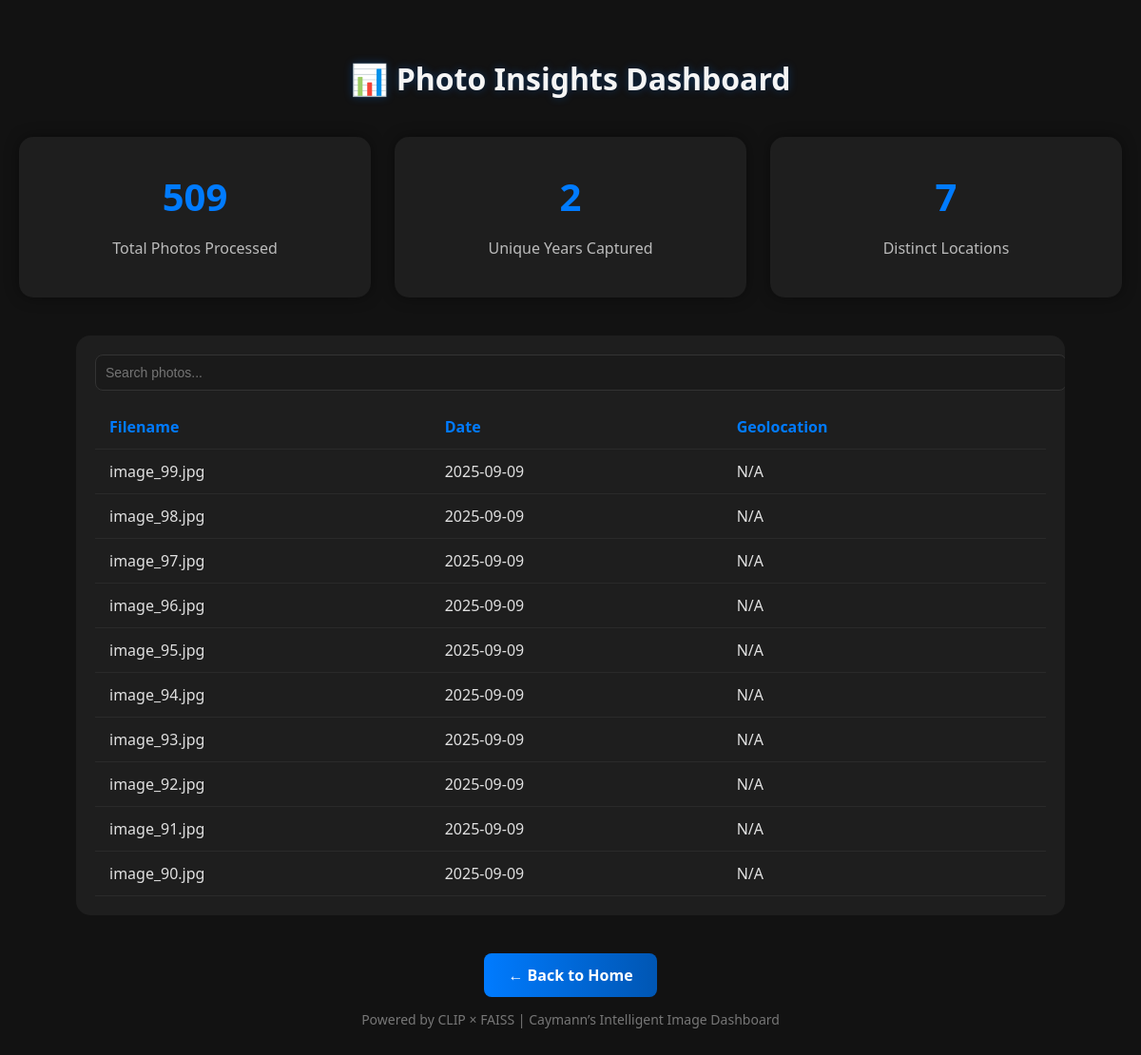
/dashboard, run on the app's committed database.
### tables this page shows
CREATE TABLE photos_metadata (
            id INTEGER PRIMARY KEY AUTOINCREMENT,
            filename TEXT NOT NULL UNIQUE,
            year INTEGER,
            month INTEGER,
            day INTEGER,
            geolocation TEXT
        );

### main.py (the view)
@app.route("/dashboard")
def dashboard():
    with sqlite3.connect(DB_PATH) as conn:
        cursor = conn.cursor()
        cursor.execute("SELECT COUNT(*) FROM photos_metadata")
        total_photos = cursor.fetchone()[0]
        cursor.execute("SELECT COUNT(DISTINCT year) FROM photos_metadata WHERE year IS NOT NULL")
        unique_years = cursor.fetchone()[0]
        cursor.execute("""
            SELECT COUNT(DISTINCT geolocation)
            FROM photos_metadata
            WHERE geolocation NOT LIKE 'N/A%' AND geolocation NOT LIKE 'Unknown%'
        """)
        locations_count = cursor.fetchone()[0]
        cursor.execute("""
            SELECT filename, printf('%04d-%02d-%02d', year, month, day) AS date, geolocation
            FROM photos_metadata
            ORDER BY id DESC
            LIMIT 10
        """)
        recent_photos = cursor.fetchall()
    return render_template(
        "dashboard.html",
        total_photos=total_photos,
        unique_years=unique_years,
        locations_count=locations_count,
        recent_photos=recent_photos
    )

### templates/dashboard.html (shortened to what this page needs)
<!DOCTYPE html>
<html lang="en">
<head>
</head>
<body>
    <h1>📊 Photo Insights Dashboard</h1>
    <div class="stats-grid">
        <div class="card">
            <h2>{{ total_photos }}</h2>
            <p>Total Photos Processed</p>
        </div>
        <div class="card">
            <h2>{{ unique_years }}</h2>
            <p>Unique Years Captured</p>
        </div>
        <div class="card">
            <h2>{{ locations_count }}</h2>
            <p>Distinct Locations</p>
        </div>
    </div>
    <div class="table-container">
        <input type="text" id="searchInput" placeholder="Search photos...">
        <table>
            <tr>
                <th>Filename</th>
                <th>Date</th>
                <th>Geolocation</th>
            </tr>
            {% for row in recent_photos %}
            <tr>
                <td>{{ row[0] }}</td>
                <td>{{ row[1] }}</td>
                <td>{{ row[2] }}</td>
            </tr>
            {% endfor %}
        </table>
    </div>
    <a href="/" class="back-btn">← Back to Home</a>
    <footer>
        <p>Powered by CLIP × FAISS | Caymann’s Intelligent Image Dashboard</p>
    </footer>
</body>
</html>

### templates/dashboard.html (style rules this page uses)
body { font-family: "Poppins", "Segoe UI", Arial, sans-serif; background-color: #121212; color: #e0e0e0; margin: 0; padding: 40px 20px; }
h1 { text-align: center; color: #f5f5f5; margin-bottom: 40px; text-shadow: 0 0 10px rgba(0, 123, 255, 0.3); }
.stats-grid { display: grid; grid-template-columns: repeat(auto-fit, minmax(250px, 1fr)); gap: 25px; margin-bottom: 40px; }
.card { background-color: #1e1e1e; padding: 25px; border-radius: 15px; text-align: center; box-shadow: 0 0 15px rgba(0,0,0,0.4); transition: transform 0.3s ease, box-shadow 0.3s ease; }
.card h2 { font-size: 40px; color: #007bff; margin: 10px 0; }
.card p { font-size: 16px; color: #bbb; }
.table-container { background-color: #1e1e1e; border-radius: 15px; padding: 20px; overflow-x: auto; max-width: 1000px; margin: 0 auto 40px auto; }
#searchInput { width: 100%; padding: 10px; border-radius: 8px; margin-bottom: 15px; background:#1a1a1a; color:#e0e0e0; border:1px solid #333; font-size: 14px; }
table { width: 100%; border-collapse: collapse; color: #e0e0e0; }
th, td { padding: 12px 15px; border-bottom: 1px solid #2a2a2a; text-align: left; }
th { background-color: #1e1e1e; color: #007bff; }
.back-btn { display: block; width: fit-content; margin: 0 auto; padding: 12px 25px; background: linear-gradient(90deg, #007bff, #0056b3); color: white; text-decoration: none; border-radius: 8px; font-weight: 600; transition: all 0.3s ease; }
footer { text-align: center; color: #777; font-size: 14px; }

### data on the page
photos_metadata: filename "image_99.jpg", row "2025-09-09", geolocation "N/A"
photos_metadata: filename "image_98.jpg", row "2025-09-09", geolocation "N/A"
photos_metadata: filename "image_97.jpg", row "2025-09-09", geolocation "N/A"
photos_metadata: filename "image_96.jpg", row "2025-09-09", geolocation "N/A"
photos_metadata: filename "image_95.jpg", row "2025-09-09", geolocation "N/A"
photos_metadata: filename "image_94.jpg", row "2025-09-09", geolocation "N/A"
photos_metadata: filename "image_93.jpg", row "2025-09-09", geolocation "N/A"
photos_metadata: filename "image_92.jpg", row "2025-09-09", geolocation "N/A"
photos_metadata: filename "image_91.jpg", row "2025-09-09", geolocation "N/A"
photos_metadata: filename "image_90.jpg", row "2025-09-09", geolocation "N/A"

### other printed values
{{ total_photos }} "509"
{{ unique_years }} "2"
{{ locations_count }} "7"
